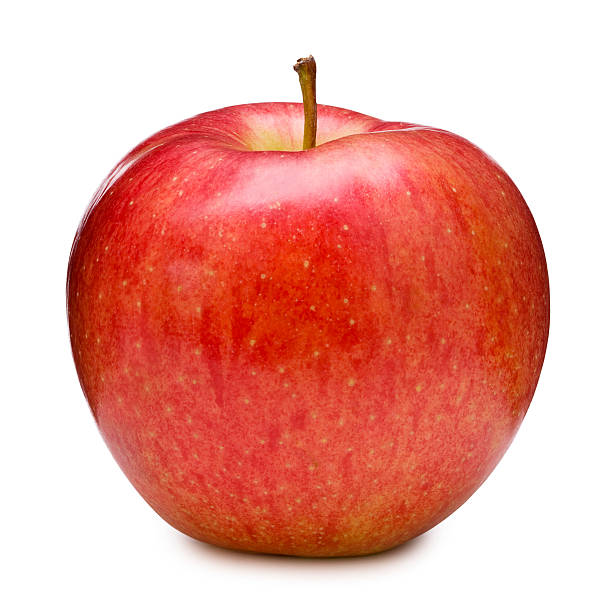
#> input picture Converting images to other type of art/sampleapple.jpg, 612 x 612 px
$ jupyter execute img_to_others.ipynb
#> lines starting #> are read from the running program, lines starting #| are printed output that depends on the picture
# Convert img to other art

Convert any image to other art!

**How it works:**
1. Enter the website URL when prompted.

**Required modules:**
- `pip install pywhatkit`
- `pip install opencv-python`

## Convert Image to ASCII

[cell 1]
import pywhatkit as kt
import tkinter as tk
from tkinter import filedialog
print("Let's convert image to ASCII symbols!")

# Hide the main tkinter window
root = tk.Tk()
root.withdraw()

print("Select an image file to convert to ASCII art.")
source_path = filedialog.askopenfilename(title="Select Image", filetypes=[("Image Files", "*.png;*.jpg;*.jpeg;*.bmp")])
#> the answer given: sampleapple.jpg

if source_path:
    target_path = "ascii_img"
    if target_path:
        kt.image_to_ascii_art(source_path, target_path)
#> (this line was passed over: pywhatkit is not available in this run)
        print(f"ASCII art saved to {target_path}.txt")
    else:
        print("No save location selected.")
else:
    print("No image selected.")

## Convert image to other Arts

[cell 2]
# Import the necessary module!
import cv2
import tkinter as tk
from tkinter import filedialog
# Hide the main tkinter window
root = tk.Tk()
root.withdraw()

print("Select an image file to convert to ASCII art.")
image = filedialog.askopenfilename(title="Select Image", filetypes=[("Image Files", "*.png;*.jpg;*.jpeg;*.bmp")])
#> the answer given: sampleapple.jpg
image = cv2.imread(image)
#> image is the input picture: shape (612, 612, 3); mean B, G, R 157.2, 167.1, 234.1

cv2.imshow("img", image)                    # original picture
cv2.waitKey(0)

gray_image = cv2.cvtColor(image, cv2.COLOR_BGR2GRAY)
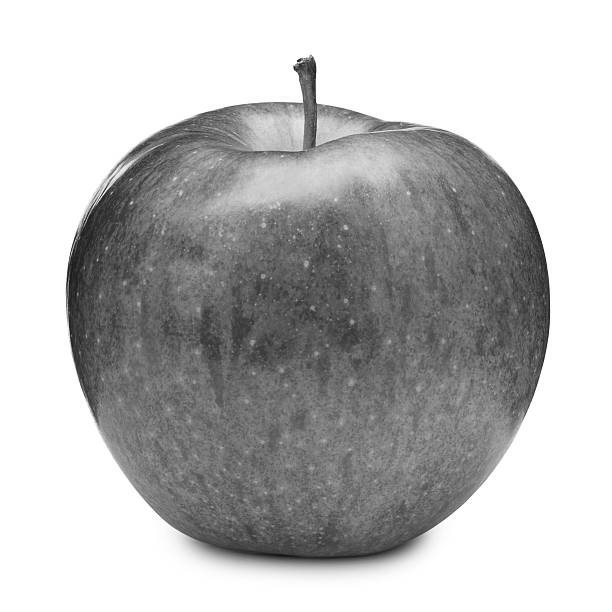
#> gray_image: shape (612, 612); min 13, max 255, mean 186
cv2.imshow("img Gray", gray_image)               # grayscale image of original
cv2.waitKey(0)

inverted_image = 255 - gray_image
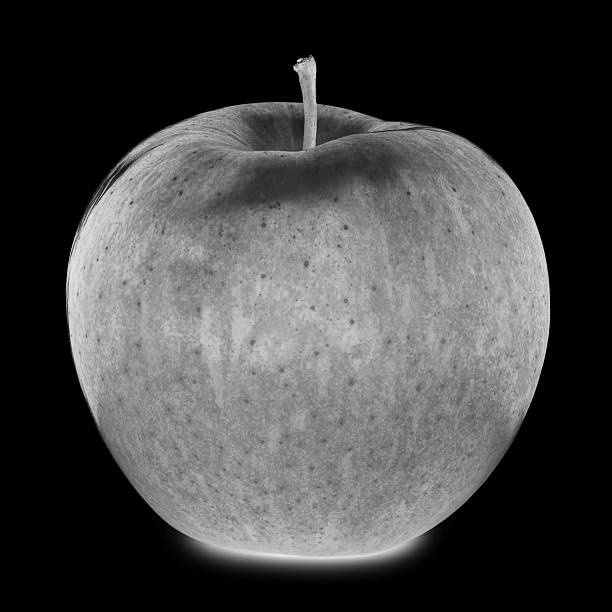
#> inverted_image: shape (612, 612); min 0, max 242, mean 69
cv2.imshow("img Inverted", inverted_image)  # negative image of original
cv2.waitKey()

blurred = cv2.GaussianBlur(inverted_image, (21, 21), 0)
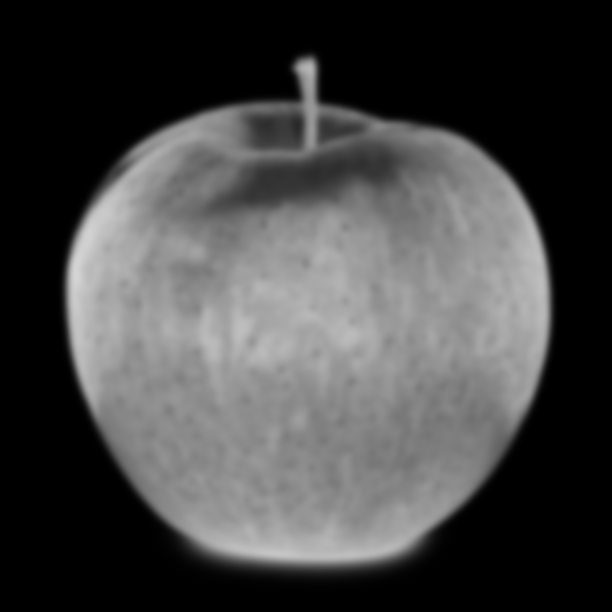
#> blurred: shape (612, 612); min 0, max 213, mean 69
inverted_blurred = 255 - blurred
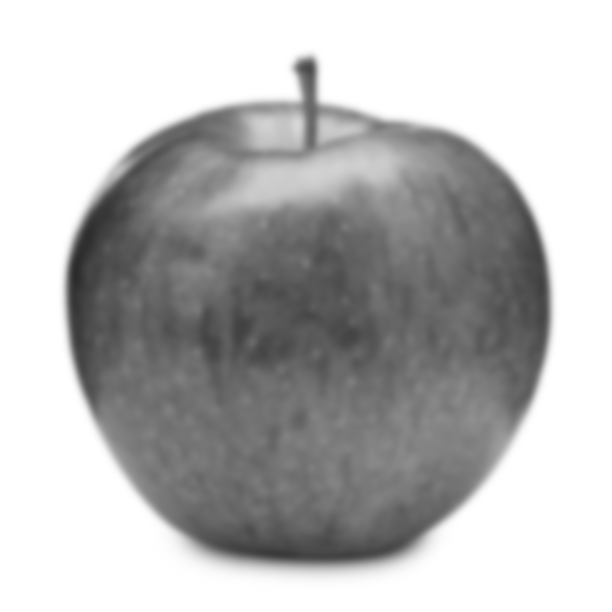
#> inverted_blurred: shape (612, 612); min 42, max 255, mean 186
pencil_sketch = cv2.divide(gray_image, inverted_blurred, scale=256.0)
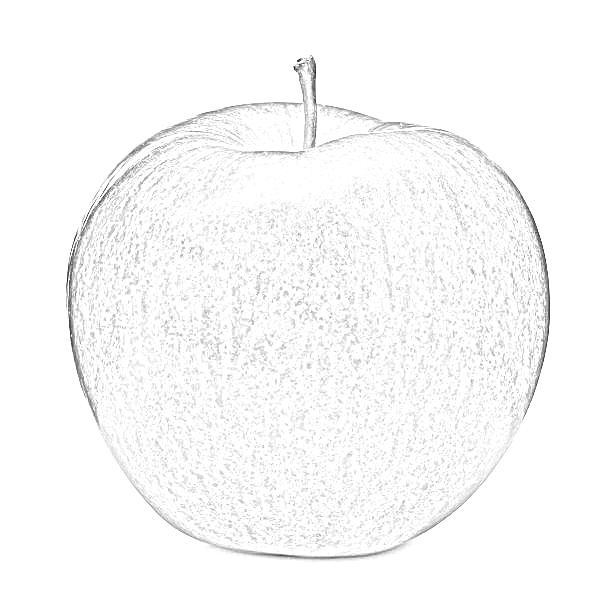
#> pencil_sketch: shape (612, 612); min 24, max 255, mean 249.5
cv2.imshow("img Sketch", pencil_sketch)    # pencil-sketch image of original
cv2.waitKey(0)

# Show original picture and pencil-sketch of original image side by side
cv2.imshow("img original image", image)         # original image
cv2.imshow("img pencil sketch", pencil_sketch)  # prncil-sketch image
cv2.waitKey(0)
